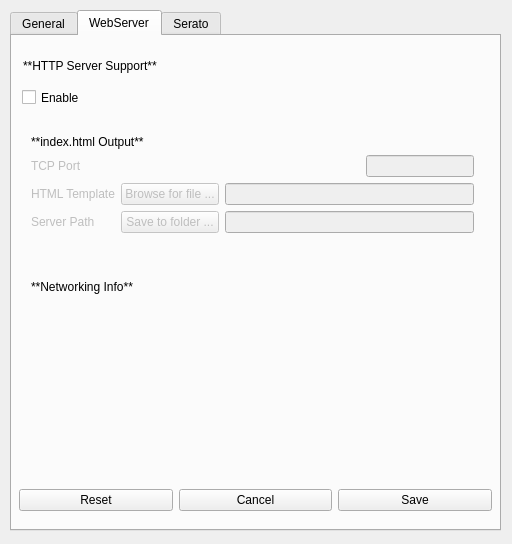
<?xml version="1.0" encoding="UTF-8"?>
<ui version="4.0">
 <class>SettingsUI</class>
 <widget class="QWidget" name="SettingsUI">
  <property name="geometry">
   <rect>
    <x>0</x>
    <y>0</y>
    <width>512</width>
    <height>544</height>
   </rect>
  </property>
  <property name="windowTitle">
   <string>Now Playing - Settings</string>
  </property>
  <property name="windowIcon">
   <iconset resource="settings.qrc">
    <normaloff>:/resources/icon.ico</normaloff>:/resources/icon.ico</iconset>
  </property>
  <widget class="QTabWidget" name="settings_tabs">
   <property name="geometry">
    <rect>
     <x>10</x>
     <y>10</y>
     <width>491</width>
     <height>521</height>
    </rect>
   </property>
   <property name="currentIndex">
    <number>1</number>
   </property>
   <widget class="QWidget" name="general_tab">
    <attribute name="title">
     <string>General</string>
    </attribute>
    <widget class="QWidget" name="layoutWidget">
     <property name="geometry">
      <rect>
       <x>0</x>
       <y>10</y>
       <width>471</width>
       <height>48</height>
      </rect>
     </property>
     <layout class="QVBoxLayout" name="notification_layout">
      <item>
       <widget class="QLabel" name="notification_label">
        <property name="text">
         <string>**Notification Indicator**</string>
        </property>
        <property name="textFormat">
         <enum>Qt::MarkdownText</enum>
        </property>
       </widget>
      </item>
      <item>
       <widget class="QCheckBox" name="notification_checkbox">
        <property name="text">
         <string>Show OS system notification when new song is retrieved</string>
        </property>
       </widget>
      </item>
     </layout>
    </widget>
    <widget class="QWidget" name="layoutWidget">
     <property name="geometry">
      <rect>
       <x>0</x>
       <y>70</y>
       <width>471</width>
       <height>59</height>
      </rect>
     </property>
     <layout class="QVBoxLayout" name="read_delay_layout">
      <item>
       <widget class="QLabel" name="read_delay_label">
        <property name="text">
         <string>**Read Delay**</string>
        </property>
        <property name="textFormat">
         <enum>Qt::MarkdownText</enum>
        </property>
       </widget>
      </item>
      <item>
       <layout class="QHBoxLayout" name="read_delay_edit_layout">
        <item>
         <widget class="QLabel" name="read_delay_desc_label">
          <property name="text">
           <string>Amount of time in seconds to delay reading the new track info:</string>
          </property>
          <property name="wordWrap">
           <bool>true</bool>
          </property>
         </widget>
        </item>
        <item>
         <widget class="QLineEdit" name="read_delay_lineedit">
          <property name="inputMethodHints">
           <set>Qt::ImhPreferNumbers</set>
          </property>
          <property name="maxLength">
           <number>20</number>
          </property>
         </widget>
        </item>
       </layout>
      </item>
     </layout>
    </widget>
    <widget class="QWidget" name="layoutWidget">
     <property name="geometry">
      <rect>
       <x>0</x>
       <y>160</y>
       <width>471</width>
       <height>83</height>
      </rect>
     </property>
     <layout class="QVBoxLayout" name="text_file_output_layout">
      <item>
       <widget class="QLabel" name="text_file_output_label">
        <property name="text">
         <string>**Text File Output**</string>
        </property>
        <property name="textFormat">
         <enum>Qt::MarkdownText</enum>
        </property>
       </widget>
      </item>
      <item>
       <layout class="QGridLayout" name="text_file_gridlayout">
        <item row="1" column="2">
         <widget class="QLineEdit" name="text_filename_lineedit"/>
        </item>
        <item row="1" column="1">
         <widget class="QPushButton" name="text_saveas_button">
          <property name="text">
           <string>Save as ...</string>
          </property>
         </widget>
        </item>
        <item row="1" column="0">
         <widget class="QLabel" name="text_filename_label">
          <property name="toolTip">
           <string>The file to write the current the processed template.</string>
          </property>
          <property name="text">
           <string>File to write</string>
          </property>
         </widget>
        </item>
        <item row="0" column="1">
         <widget class="QPushButton" name="text_template_button">
          <property name="text">
           <string>Browse for file ...</string>
          </property>
         </widget>
        </item>
        <item row="0" column="0">
         <widget class="QLabel" name="text_template_label">
          <property name="toolTip">
           <string>The location of the Jinja2 template to process.</string>
          </property>
          <property name="text">
           <string>Text Template</string>
          </property>
         </widget>
        </item>
        <item row="0" column="2">
         <widget class="QLineEdit" name="text_template_lineedit"/>
        </item>
       </layout>
      </item>
     </layout>
    </widget>
    <widget class="QWidget" name="layoutWidget">
     <property name="geometry">
      <rect>
       <x>0</x>
       <y>280</y>
       <width>471</width>
       <height>52</height>
      </rect>
     </property>
     <layout class="QVBoxLayout" name="runtime_logging_layout">
      <item>
       <widget class="QLabel" name="runtime_logging_label">
        <property name="text">
         <string>**Runtime Logging**</string>
        </property>
        <property name="textFormat">
         <enum>Qt::MarkdownText</enum>
        </property>
       </widget>
      </item>
      <item>
       <layout class="QHBoxLayout" name="loglevel_layout">
        <item>
         <widget class="QLabel" name="logging_level_label">
          <property name="toolTip">
           <string>Now Playing writes an application log to help debug any issues. This setting controls the verbosity of the log.</string>
          </property>
          <property name="text">
           <string>Level</string>
          </property>
         </widget>
        </item>
        <item>
         <widget class="QComboBox" name="logging_level_combobox">
          <item>
           <property name="text">
            <string>DEBUG</string>
           </property>
          </item>
          <item>
           <property name="text">
            <string>INFO</string>
           </property>
          </item>
          <item>
           <property name="text">
            <string>WARNING</string>
           </property>
          </item>
          <item>
           <property name="text">
            <string>ERROR</string>
           </property>
          </item>
          <item>
           <property name="text">
            <string>CRITICAL</string>
           </property>
          </item>
         </widget>
        </item>
       </layout>
      </item>
     </layout>
    </widget>
   </widget>
   <widget class="QWidget" name="http_tab">
    <attribute name="title">
     <string>WebServer</string>
    </attribute>
    <widget class="QCheckBox" name="http_enable_checkbox">
     <property name="geometry">
      <rect>
       <x>10</x>
       <y>50</y>
       <width>70</width>
       <height>23</height>
      </rect>
     </property>
     <property name="text">
      <string>Enable</string>
     </property>
    </widget>
    <widget class="QLabel" name="http_server_label">
     <property name="geometry">
      <rect>
       <x>11</x>
       <y>20</y>
       <width>181</width>
       <height>20</height>
      </rect>
     </property>
     <property name="text">
      <string>**HTTP Server Support**</string>
     </property>
     <property name="textFormat">
      <enum>Qt::MarkdownText</enum>
     </property>
    </widget>
    <widget class="QWidget" name="layoutWidget">
     <property name="geometry">
      <rect>
       <x>10</x>
       <y>230</y>
       <width>461</width>
       <height>71</height>
      </rect>
     </property>
     <layout class="QVBoxLayout" name="verticalLayout">
      <item>
       <widget class="QLabel" name="network_info_header_label">
        <property name="text">
         <string>**Networking Info**</string>
        </property>
        <property name="textFormat">
         <enum>Qt::MarkdownText</enum>
        </property>
       </widget>
      </item>
      <item>
       <widget class="QLabel" name="network_info_label">
        <property name="text">
         <string/>
        </property>
        <property name="wordWrap">
         <bool>true</bool>
        </property>
       </widget>
      </item>
     </layout>
    </widget>
    <widget class="QWidget" name="layoutWidget">
     <property name="geometry">
      <rect>
       <x>10</x>
       <y>90</y>
       <width>461</width>
       <height>116</height>
      </rect>
     </property>
     <layout class="QVBoxLayout" name="http_all_form_layout">
      <item>
       <widget class="QLabel" name="html_template_header_label">
        <property name="text">
         <string>**index.html Output**</string>
        </property>
        <property name="textFormat">
         <enum>Qt::MarkdownText</enum>
        </property>
       </widget>
      </item>
      <item>
       <layout class="QHBoxLayout" name="http_port_layout">
        <item>
         <widget class="QLabel" name="http_port_label">
          <property name="enabled">
           <bool>false</bool>
          </property>
          <property name="text">
           <string>TCP Port</string>
          </property>
         </widget>
        </item>
        <item>
         <widget class="QLineEdit" name="http_port_lineedit">
          <property name="enabled">
           <bool>false</bool>
          </property>
          <property name="sizePolicy">
           <sizepolicy hsizetype="Fixed" vsizetype="Fixed">
            <horstretch>0</horstretch>
            <verstretch>0</verstretch>
           </sizepolicy>
          </property>
          <property name="inputMethodHints">
           <set>Qt::ImhDigitsOnly|Qt::ImhUppercaseOnly</set>
          </property>
          <property name="maxLength">
           <number>6</number>
          </property>
         </widget>
        </item>
       </layout>
      </item>
      <item>
       <layout class="QGridLayout" name="http_form_layout">
        <item row="0" column="0">
         <widget class="QLabel" name="html_template_label">
          <property name="enabled">
           <bool>false</bool>
          </property>
          <property name="text">
           <string>HTML Template</string>
          </property>
         </widget>
        </item>
        <item row="0" column="1">
         <widget class="QPushButton" name="html_template_button">
          <property name="enabled">
           <bool>false</bool>
          </property>
          <property name="text">
           <string>Browse for file ...</string>
          </property>
         </widget>
        </item>
        <item row="0" column="2">
         <widget class="QLineEdit" name="html_template_lineedit">
          <property name="enabled">
           <bool>false</bool>
          </property>
         </widget>
        </item>
        <item row="1" column="0">
         <widget class="QLabel" name="http_serverpath_label">
          <property name="enabled">
           <bool>false</bool>
          </property>
          <property name="text">
           <string>Server Path</string>
          </property>
         </widget>
        </item>
        <item row="1" column="1">
         <widget class="QPushButton" name="http_serverpath_button">
          <property name="enabled">
           <bool>false</bool>
          </property>
          <property name="text">
           <string>Save to folder ...</string>
          </property>
         </widget>
        </item>
        <item row="1" column="2">
         <widget class="QLineEdit" name="http_serverpath_lineedit">
          <property name="enabled">
           <bool>false</bool>
          </property>
         </widget>
        </item>
       </layout>
      </item>
     </layout>
    </widget>
   </widget>
   <widget class="QWidget" name="serato_tab">
    <attribute name="title">
     <string>Serato</string>
    </attribute>
    <widget class="QGroupBox" name="serato_mode_groupbox">
     <property name="geometry">
      <rect>
       <x>10</x>
       <y>10</y>
       <width>461</width>
       <height>77</height>
      </rect>
     </property>
     <property name="title">
      <string/>
     </property>
     <widget class="QWidget" name="horizontalLayoutWidget_7">
      <property name="geometry">
       <rect>
        <x>0</x>
        <y>0</y>
        <width>471</width>
        <height>77</height>
       </rect>
      </property>
      <layout class="QVBoxLayout" name="serato_mode_buttons_layout">
       <item>
        <widget class="QLabel" name="serato_mode_buttons_label">
         <property name="text">
          <string>**Track Retrieval Method**</string>
         </property>
         <property name="textFormat">
          <enum>Qt::MarkdownText</enum>
         </property>
        </widget>
       </item>
       <item>
        <widget class="QRadioButton" name="serato_local_button">
         <property name="toolTip">
          <string extracomment="Use Serato's local history log for track data"/>
         </property>
         <property name="text">
          <string>Local - retrieve information from Serato data directory</string>
         </property>
         <property name="checked">
          <bool>true</bool>
         </property>
        </widget>
       </item>
       <item>
        <widget class="QRadioButton" name="serato_remote_button">
         <property name="text">
          <string>Remote - retrieve information from Serato Live Playlists</string>
         </property>
        </widget>
       </item>
      </layout>
     </widget>
    </widget>
    <widget class="QWidget" name="layoutWidget">
     <property name="geometry">
      <rect>
       <x>10</x>
       <y>110</y>
       <width>471</width>
       <height>52</height>
      </rect>
     </property>
     <layout class="QVBoxLayout" name="serato_local_retrieval_layout">
      <item>
       <widget class="QLabel" name="serato_local_session_config_label">
        <property name="text">
         <string>**Local Retrieval Configuration**</string>
        </property>
        <property name="textFormat">
         <enum>Qt::MarkdownText</enum>
        </property>
       </widget>
      </item>
      <item>
       <layout class="QHBoxLayout" name="serato_local_location_layout">
        <item>
         <widget class="QLabel" name="serato_local_label">
          <property name="text">
           <string>Serato Directory</string>
          </property>
          <property name="wordWrap">
           <bool>true</bool>
          </property>
         </widget>
        </item>
        <item>
         <widget class="QPushButton" name="serato_local_browsebutton">
          <property name="text">
           <string>Browse for Folder ...</string>
          </property>
         </widget>
        </item>
        <item>
         <widget class="QLineEdit" name="serato_local_lineedit"/>
        </item>
       </layout>
      </item>
     </layout>
    </widget>
    <widget class="QWidget" name="layoutWidget">
     <property name="geometry">
      <rect>
       <x>10</x>
       <y>210</y>
       <width>471</width>
       <height>101</height>
      </rect>
     </property>
     <layout class="QVBoxLayout" name="serato_remote_retrieval_layout">
      <item>
       <widget class="QLabel" name="serato_remote_retrieve_label">
        <property name="text">
         <string>**Remote Retrieval Configuration**</string>
        </property>
        <property name="textFormat">
         <enum>Qt::MarkdownText</enum>
        </property>
       </widget>
      </item>
      <item>
       <layout class="QFormLayout" name="serato_remote_layout">
        <item row="0" column="0">
         <widget class="QLabel" name="serato_remote_url_label">
          <property name="enabled">
           <bool>false</bool>
          </property>
          <property name="text">
           <string>URL</string>
          </property>
         </widget>
        </item>
        <item row="0" column="1">
         <widget class="QLineEdit" name="serato_remote_url_lineedit">
          <property name="enabled">
           <bool>false</bool>
          </property>
         </widget>
        </item>
        <item row="1" column="0">
         <widget class="QLabel" name="serato_remote_poll_label">
          <property name="enabled">
           <bool>false</bool>
          </property>
          <property name="text">
           <string>Polling IInterval</string>
          </property>
         </widget>
        </item>
        <item row="1" column="1">
         <widget class="QLineEdit" name="serato_remote_poll_lineedit">
          <property name="enabled">
           <bool>false</bool>
          </property>
         </widget>
        </item>
       </layout>
      </item>
     </layout>
    </widget>
   </widget>
  </widget>
  <widget class="QWidget" name="horizontalLayoutWidget_2">
   <property name="geometry">
    <rect>
     <x>10</x>
     <y>470</y>
     <width>491</width>
     <height>61</height>
    </rect>
   </property>
   <layout class="QHBoxLayout" name="rcs_layout">
    <item>
     <widget class="QPushButton" name="reset_button">
      <property name="toolTip">
       <string>Reset the configuration back to defaults.</string>
      </property>
      <property name="text">
       <string>Reset</string>
      </property>
     </widget>
    </item>
    <item>
     <widget class="QPushButton" name="cancel_button">
      <property name="toolTip">
       <string>Stop making changes and exit the settings interface.</string>
      </property>
      <property name="text">
       <string>Cancel</string>
      </property>
     </widget>
    </item>
    <item>
     <widget class="QPushButton" name="save_button">
      <property name="toolTip">
       <string>Save and exit the current settings.</string>
      </property>
      <property name="text">
       <string>Save</string>
      </property>
     </widget>
    </item>
   </layout>
  </widget>
  <widget class="QLabel" name="error_label">
   <property name="geometry">
    <rect>
     <x>10</x>
     <y>415</y>
     <width>471</width>
     <height>41</height>
    </rect>
   </property>
   <property name="styleSheet">
    <string notr="true">QLabel {color: red}</string>
   </property>
   <property name="text">
    <string/>
   </property>
   <property name="textFormat">
    <enum>Qt::MarkdownText</enum>
   </property>
   <property name="wordWrap">
    <bool>true</bool>
   </property>
  </widget>
 </widget>
 <layoutdefault spacing="6" margin="9"/>
 <tabstops>
  <tabstop>settings_tabs</tabstop>
  <tabstop>read_delay_lineedit</tabstop>
  <tabstop>text_saveas_button</tabstop>
  <tabstop>text_filename_lineedit</tabstop>
  <tabstop>logging_level_combobox</tabstop>
  <tabstop>http_enable_checkbox</tabstop>
  <tabstop>http_port_lineedit</tabstop>
  <tabstop>html_template_button</tabstop>
  <tabstop>html_template_lineedit</tabstop>
  <tabstop>http_serverpath_button</tabstop>
  <tabstop>http_serverpath_lineedit</tabstop>
  <tabstop>serato_remote_url_lineedit</tabstop>
  <tabstop>serato_remote_poll_lineedit</tabstop>
  <tabstop>serato_local_browsebutton</tabstop>
  <tabstop>serato_local_lineedit</tabstop>
  <tabstop>reset_button</tabstop>
  <tabstop>cancel_button</tabstop>
  <tabstop>save_button</tabstop>
 </tabstops>
 <resources>
  <include location="settings.qrc"/>
 </resources>
 <connections>
  <connection>
   <sender>serato_remote_button</sender>
   <signal>toggled(bool)</signal>
   <receiver>serato_remote_poll_label</receiver>
   <slot>setEnabled(bool)</slot>
   <hints>
    <hint type="sourcelabel">
     <x>177</x>
     <y>114</y>
    </hint>
    <hint type="destinationlabel">
     <x>63</x>
     <y>283</y>
    </hint>
   </hints>
  </connection>
  <connection>
   <sender>serato_remote_button</sender>
   <signal>toggled(bool)</signal>
   <receiver>serato_remote_url_lineedit</receiver>
   <slot>setEnabled(bool)</slot>
   <hints>
    <hint type="sourcelabel">
     <x>177</x>
     <y>114</y>
    </hint>
    <hint type="destinationlabel">
     <x>290</x>
     <y>252</y>
    </hint>
   </hints>
  </connection>
  <connection>
   <sender>serato_remote_button</sender>
   <signal>toggled(bool)</signal>
   <receiver>serato_remote_poll_lineedit</receiver>
   <slot>setEnabled(bool)</slot>
   <hints>
    <hint type="sourcelabel">
     <x>177</x>
     <y>114</y>
    </hint>
    <hint type="destinationlabel">
     <x>290</x>
     <y>283</y>
    </hint>
   </hints>
  </connection>
  <connection>
   <sender>serato_remote_button</sender>
   <signal>toggled(bool)</signal>
   <receiver>serato_remote_url_label</receiver>
   <slot>setEnabled(bool)</slot>
   <hints>
    <hint type="sourcelabel">
     <x>177</x>
     <y>114</y>
    </hint>
    <hint type="destinationlabel">
     <x>26</x>
     <y>252</y>
    </hint>
   </hints>
  </connection>
  <connection>
   <sender>serato_local_button</sender>
   <signal>toggled(bool)</signal>
   <receiver>serato_local_label</receiver>
   <slot>setEnabled(bool)</slot>
   <hints>
    <hint type="sourcelabel">
     <x>74</x>
     <y>70</y>
    </hint>
    <hint type="destinationlabel">
     <x>68</x>
     <y>208</y>
    </hint>
   </hints>
  </connection>
  <connection>
   <sender>serato_local_button</sender>
   <signal>toggled(bool)</signal>
   <receiver>serato_local_lineedit</receiver>
   <slot>setEnabled(bool)</slot>
   <hints>
    <hint type="sourcelabel">
     <x>74</x>
     <y>70</y>
    </hint>
    <hint type="destinationlabel">
     <x>468</x>
     <y>208</y>
    </hint>
   </hints>
  </connection>
  <connection>
   <sender>serato_local_button</sender>
   <signal>toggled(bool)</signal>
   <receiver>serato_local_browsebutton</receiver>
   <slot>setEnabled(bool)</slot>
   <hints>
    <hint type="sourcelabel">
     <x>74</x>
     <y>70</y>
    </hint>
    <hint type="destinationlabel">
     <x>263</x>
     <y>208</y>
    </hint>
   </hints>
  </connection>
  <connection>
   <sender>http_enable_checkbox</sender>
   <signal>toggled(bool)</signal>
   <receiver>http_port_lineedit</receiver>
   <slot>setEnabled(bool)</slot>
   <hints>
    <hint type="sourcelabel">
     <x>46</x>
     <y>90</y>
    </hint>
    <hint type="destinationlabel">
     <x>470</x>
     <y>148</y>
    </hint>
   </hints>
  </connection>
  <connection>
   <sender>http_enable_checkbox</sender>
   <signal>toggled(bool)</signal>
   <receiver>http_port_label</receiver>
   <slot>setEnabled(bool)</slot>
   <hints>
    <hint type="sourcelabel">
     <x>46</x>
     <y>90</y>
    </hint>
    <hint type="destinationlabel">
     <x>302</x>
     <y>148</y>
    </hint>
   </hints>
  </connection>
  <connection>
   <sender>http_enable_checkbox</sender>
   <signal>toggled(bool)</signal>
   <receiver>http_serverpath_button</receiver>
   <slot>setEnabled(bool)</slot>
   <hints>
    <hint type="sourcelabel">
     <x>46</x>
     <y>90</y>
    </hint>
    <hint type="destinationlabel">
     <x>237</x>
     <y>232</y>
    </hint>
   </hints>
  </connection>
  <connection>
   <sender>http_enable_checkbox</sender>
   <signal>toggled(bool)</signal>
   <receiver>http_serverpath_lineedit</receiver>
   <slot>setEnabled(bool)</slot>
   <hints>
    <hint type="sourcelabel">
     <x>46</x>
     <y>90</y>
    </hint>
    <hint type="destinationlabel">
     <x>470</x>
     <y>232</y>
    </hint>
   </hints>
  </connection>
  <connection>
   <sender>http_enable_checkbox</sender>
   <signal>toggled(bool)</signal>
   <receiver>http_serverpath_label</receiver>
   <slot>setEnabled(bool)</slot>
   <hints>
    <hint type="sourcelabel">
     <x>46</x>
     <y>90</y>
    </hint>
    <hint type="destinationlabel">
     <x>69</x>
     <y>232</y>
    </hint>
   </hints>
  </connection>
  <connection>
   <sender>http_enable_checkbox</sender>
   <signal>toggled(bool)</signal>
   <receiver>html_template_button</receiver>
   <slot>setEnabled(bool)</slot>
   <hints>
    <hint type="sourcelabel">
     <x>46</x>
     <y>90</y>
    </hint>
    <hint type="destinationlabel">
     <x>237</x>
     <y>201</y>
    </hint>
   </hints>
  </connection>
  <connection>
   <sender>http_enable_checkbox</sender>
   <signal>toggled(bool)</signal>
   <receiver>html_template_label</receiver>
   <slot>setEnabled(bool)</slot>
   <hints>
    <hint type="sourcelabel">
     <x>46</x>
     <y>90</y>
    </hint>
    <hint type="destinationlabel">
     <x>69</x>
     <y>201</y>
    </hint>
   </hints>
  </connection>
  <connection>
   <sender>http_enable_checkbox</sender>
   <signal>toggled(bool)</signal>
   <receiver>html_template_lineedit</receiver>
   <slot>setEnabled(bool)</slot>
   <hints>
    <hint type="sourcelabel">
     <x>46</x>
     <y>90</y>
    </hint>
    <hint type="destinationlabel">
     <x>470</x>
     <y>201</y>
    </hint>
   </hints>
  </connection>
 </connections>
 <designerdata>
  <property name="gridDeltaX">
   <number>10</number>
  </property>
  <property name="gridDeltaY">
   <number>10</number>
  </property>
  <property name="gridSnapX">
   <bool>true</bool>
  </property>
  <property name="gridSnapY">
   <bool>true</bool>
  </property>
  <property name="gridVisible">
   <bool>true</bool>
  </property>
 </designerdata>
 <slots>
  <slot>on_reset_button()</slot>
  <slot>on_cancel_button()</slot>
  <slot>on_save_button()</slot>
  <slot>on_text_template_button()</slot>
  <slot>on_text_saveas_button()</slot>
  <slot>on_html_template_button()</slot>
  <slot>on_http_serverpath_button()</slot>
  <slot>on_serato_lib_button()</slot>
  <slot>verify_http_port()</slot>
  <slot>verify_serato_url()</slot>
  <slot>verify_float()</slot>
  <slot>verify_exists()</slot>
 </slots>
</ui>
